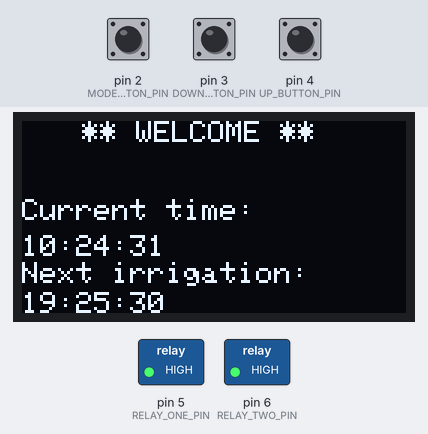
The sketch below on a simulated Arduino Uno, built with avr-gcc and run on an emulated ATmega328P. Parts: 128×64 one-colour display, switched loads named in the sketch (green lamp = pin HIGH). The test bench sets the inputs (shaded band); at power-on: pin 2 (MODE_BUTTON_PIN) HIGH, pin 3 (DOWN_BUTTON_PIN) HIGH, pin 4 (UP_BUTTON_PIN) HIGH. The display library's start-up logo is not drawn; the local clock reads 2024-03-15 10:24:30 at power-on unless the sketch sets it. At 6.5 s the program stops and its outputs stay as they are.

Above: at 1.1 s.
At 2.2 s:
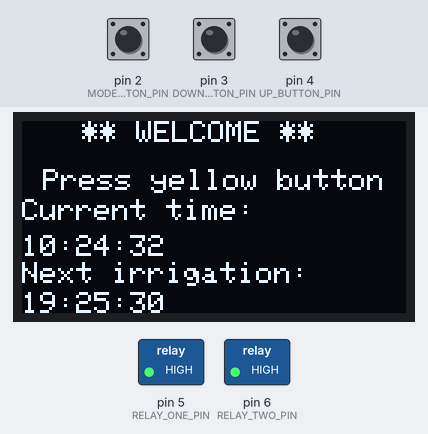
2.3 s: pin 2 (MODE_BUTTON_PIN) pulled LOW for 0.15 s
At 3.1 s:
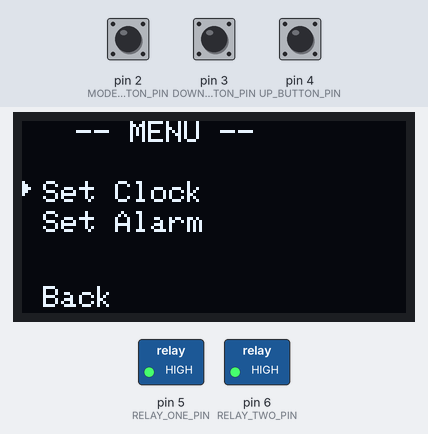
3.9 s: pin 2 (MODE_BUTTON_PIN) pulled LOW for 1 s
At 4.8 s:
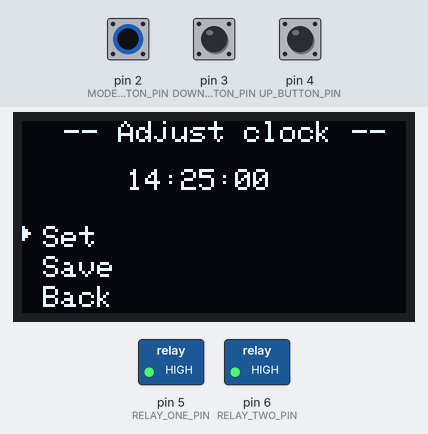
6.4 s: pin 2 (MODE_BUTTON_PIN) pulled LOW for 0.15 s
Timing chart, 0 to 8.0 s (numbered marks = the images above; inputs shaded):
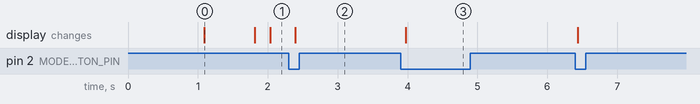

Measured:
- after the input at 2.3 s, the display: changes after 0.10 s (image 2)
- after the input at 3.9 s, the display: changes after 0.08 s (image 3)
- what the display in image 0 shows lasts 0.7 s, from 1.1 s to 1.8 s

The sketch:

v3-copy.ino
```cpp
/***
 * author: Daniel Braga
 * refs:
 * progmem: https://arduino-esp8266.readthedocs.io/en/latest/PROGMEM.html
 * https://www.arduino.cc/reference/pt/language/variables/utilities/progmem/
 * rtc: https://github.com/adafruit/RTClib
 * am/pm:
 * https://forum.arduino.cc/t/how-to-get-ds1307-hour-in-am-pm-format-easily/22102
 */
#include <Adafruit_GFX.h>
#include <Adafruit_SSD1306.h>
#include <ButtonDebounce.h>
#include <EEPROM.h>
// #include <SPI.h>
#include <Wire.h>

#include "RTClib.h"  // https://github.com/adafruit/RTClib

#define OLED_ADDRESS 0x3C  // OLED address
#define SCREEN_WIDTH 128   // OLED display width in pixels
#define SCREEN_HEIGHT 64   // OLED display height in pixels
#define OLED_RESET -1      // Reset pin (or -1 if sharing Arduino reset pin)
#define MODE_BUTTON_PIN 2
#define DOWN_BUTTON_PIN 3
#define UP_BUTTON_PIN 4
#define RELAY_ONE_PIN 5
#define RELAY_TWO_PIN 6
#define INTERVAL_TIME_DATE 1000  // interval ms

RTC_DS1307 rtc;
Adafruit_SSD1306 display(SCREEN_WIDTH, SCREEN_HEIGHT, &Wire, OLED_RESET);
ButtonDebounce btnDebounce;

// cursor drawing for changes
const unsigned char topArrow[] PROGMEM = {0x20, 0x70, 0xf8};
const unsigned char bottomArrow[] PROGMEM = {0xf8, 0x70, 0x20};
const unsigned char sideArrow[] PROGMEM = {0x80, 0xc0, 0xe0, 0xc0, 0x80};

// Days of week pt-br
// const char daysOfTheWeek0[] PROGMEM = "DOM";
// const char daysOfTheWeek1[] PROGMEM = "SEG";
// const char daysOfTheWeek2[] PROGMEM = "TER";
// const char daysOfTheWeek3[] PROGMEM = "QUA";
// const char daysOfTheWeek4[] PROGMEM = "QUI";
// const char daysOfTheWeek5[] PROGMEM = "SEX";
// const char daysOfTheWeek6[] PROGMEM = "SAB";

// const char daysOfTheWeek[7][12] = {
//     daysOfTheWeek0, daysOfTheWeek1, daysOfTheWeek2, daysOfTheWeek3,
//     daysOfTheWeek4, daysOfTheWeek5, daysOfTheWeek6,
// };
// Relay
const int RELAY_PINS[] PROGMEM = {RELAY_ONE_PIN, RELAY_TWO_PIN};
const int NUM_RELAY PROGMEM = sizeof(RELAY_PINS) / sizeof(RELAY_PINS[0]);

// buttons debounce config
const int BUTTON_PINS[] PROGMEM = {
    MODE_BUTTON_PIN,
    DOWN_BUTTON_PIN,
    UP_BUTTON_PIN,
};
const int NUM_BUTTONS PROGMEM = sizeof(BUTTON_PINS) / sizeof(BUTTON_PINS[0]);
const int DEBOUNCE_DELAY = 50;
int buttonStates[NUM_BUTTONS];
int lastButtonStates[NUM_BUTTONS];
unsigned long lastDebounceTimes[NUM_BUTTONS];

// buttons
byte btnMode, btnUp, btnDown;
bool ButtonMode;
bool ButtonUP;
bool ButtonDown;

// Date config vars
int day, month, year, hour24, hour12, minute, second, dtw;
char hoursStr[3];
char minuteStr[3];
char secondStr[3];
int hr24;
char st[2];

// menu config
byte menuOptionCount = 0;
byte selectOption = 0;
bool mainMenu = false;
bool clockMenu = false;
bool setHour = false;
bool setMin = false;

// update Time and Date
unsigned long prevGetTimeDate = 0;  // store last time was updated

// blink mode
unsigned long previousMillis = 0;
const unsigned long blinkInterval = 700;
bool isBlinking = false;

void setup() {
  Serial.begin(9600);
  // Push buttons start
  for (int i = 0; i < NUM_BUTTONS; i++) {
    pinMode(BUTTON_PINS[i], INPUT_PULLUP);
  }
  // Relay modules
  for (int i = 0; i < NUM_RELAY; i++) {
    pinMode(RELAY_PINS[i], OUTPUT);
    digitalWrite(RELAY_PINS[i], HIGH);
  }

  // find rtc begin module
  if (!rtc.begin()) {
    Serial.println(F("Couldn't find RTC"));
    while (1)
      ;  //--> Don't proceed, loop forever
  }

  if (!rtc.isrunning()) {
    Serial.println(F("RTC is NOT running!"));
    // Set the time and date based on your computer time and date
    // rtc.adjust(DateTime(F(__DATE__), F(__TIME__)));
    // This manual set date: DateTime(YEAR, MONTH, DAY, HOUR, MINUTE, SECONDS)
    // rtc.adjust(DateTime(2023, 6, 17, 18, 20, 0));
  }

  if (!display.begin(SSD1306_SWITCHCAPVCC, OLED_ADDRESS)) {
    Serial.println(F("SSD1306 allocation failed"));
    for (;;)
      ;  //--> Don't proceed, loop forever
  }
  display.display();
  delay(1000);
}

void loop() {
  readyButton();
  unsigned long currentMillis = millis();
  if (currentMillis - previousMillis >= blinkInterval) {
    previousMillis = currentMillis;
    isBlinking = !isBlinking;
  }

  // display menu and select options
  if (mainMenu == false) {
    btnDebounce.runFnDebounce(btnMode, &lastButtonStates[0], &buttonStates[0],
                              DEBOUNCE_DELAY, &lastDebounceTimes[0],
                              modeFnDebounce);
    initialDisplay();
  }

  // menu clock or alarm
  while (mainMenu == true) {
    readyButton();
    switch (menuOptionCount) {
      case 1:  // clock
        menu(menuOptionCount);
        break;
      case 2:  // alarm
        menu(menuOptionCount);
        break;
      case 3:  // back option
        menu(menuOptionCount);
        break;
      default:
        initialDisplay();
        break;
    }
    // debounce buttons
    btnDebounce.runFnDebounce(btnMode, &lastButtonStates[0], &buttonStates[0],
                              DEBOUNCE_DELAY, &lastDebounceTimes[0],
                              modeMenuDebounce);

    btnDebounce.runFnDebounce(btnDown, &lastButtonStates[1], &buttonStates[1],
                              DEBOUNCE_DELAY, &lastDebounceTimes[1],
                              downFnDebounce);

    btnDebounce.runFnDebounce(btnUp, &lastButtonStates[2], &buttonStates[2],
                              DEBOUNCE_DELAY, &lastDebounceTimes[2],
                              upFnDebounce);
    display.display();
  }  // eof menu stat true

  // selected adjust clock
  while (clockMenu) {
    readyButton();
    switch (menuOptionCount) {
      case 1:  // set
        menuSetClock(menuOptionCount);
        break;
      case 2:  // save
        menuSetClock(menuOptionCount);
        break;
      case 3:  // back
        menuSetClock(menuOptionCount);
        break;
      default:
        break;
    }

    btnDebounce.runFnDebounce(btnMode, &lastButtonStates[0], &buttonStates[0],
                              DEBOUNCE_DELAY, &lastDebounceTimes[0],
                              modeAdjustClockDebounce);

    btnDebounce.runFnDebounce(btnDown, &lastButtonStates[1], &buttonStates[1],
                              DEBOUNCE_DELAY, &lastDebounceTimes[1],
                              downFnDebounce);

    btnDebounce.runFnDebounce(btnUp, &lastButtonStates[2], &buttonStates[2],
                              DEBOUNCE_DELAY, &lastDebounceTimes[2],
                              upFnDebounce);
    // set hour config
    while (setHour) {
      // TODO: blink arrow for option
      if (menuOptionCount == 1) {
        display.drawBitmap(39, 25, topArrow, 5, 3, WHITE);  // hour set cursor
      }
      if (menuOptionCount == 2) {
        display.drawBitmap(56, 25, topArrow, 5, 3, WHITE);  // min set cursor
      }
      display.display();
    }  // eof set hour config

    // set min config
    while (setMin) {
      // TODO: blink arrow for option
      display.drawBitmap(56, 25, topArrow, 5, 3, WHITE);  // min set cursor
      display.display();
    }  // eof set hour config

    display.display();
  }  // eof config clock

}  // eof

// role modeBtn for initial screen
void modeFnDebounce() {
  buttonStates[0] = btnMode;
  if (buttonStates[0] == LOW && mainMenu == false) {
    mainMenu = true;
    menuOptionCount = 1;
    display.drawBitmap(80, 56, bottomArrow, 3, 5, WHITE);
  }
}

// role modeBtn for menu screen
void modeMenuDebounce() {
  buttonStates[0] = btnMode;
  // to first option selected
  if (buttonStates[0] == LOW && menuOptionCount == 1) {
    clockMenu = true;
    mainMenu = false;
  }

  if (buttonStates[0] == LOW && menuOptionCount == 2) {
    // TODO: set alarm screen
    clockMenu = true;
    mainMenu = false;
  }
  if (buttonStates[0] == LOW && menuOptionCount == 3) {
    menuOptionCount = 0;
    mainMenu = false;
  }
}

// role modeBtn for clock screen
void modeAdjustClockDebounce() {
  buttonStates[0] = btnMode;
  // set hour
  if (buttonStates[0] == LOW && menuOptionCount == 1) {
    setHour = true;
  }
  // save
  if (buttonStates[0] == LOW && menuOptionCount == 2) {
  }
  // back
  if (buttonStates[0] == LOW && menuOptionCount == 3) {
    menuOptionCount = 1;
    clockMenu = false;
    mainMenu = true;
  }
}

void upFnDebounce() {
  buttonStates[2] = btnUp;
  if (buttonStates[2] == LOW) {
    menuOptionCount--;
    if (menuOptionCount < 1) menuOptionCount = 3;
  }
}

void downFnDebounce() {
  buttonStates[1] = btnDown;
  if (buttonStates[1] == LOW) {
    menuOptionCount++;
    if (menuOptionCount > 3) menuOptionCount = 1;
  }
}

void readyButton() {
  btnMode = digitalRead(MODE_BUTTON_PIN);
  btnUp = digitalRead(UP_BUTTON_PIN);
  btnDown = digitalRead(DOWN_BUTTON_PIN);
}

void getDateTime(bool isClear, int x, int y) {
  if (isClear) {
    clearDisplay();
  }
  DateTime now = rtc.now();
  display.setCursor(x, y);
  hour24 = (now.hour() + 1) % 24;
  sprintf(hoursStr, "%02d", now.hour());
  display.print(hoursStr);
  display.print(":");
  minute = (now.minute() + 59) % 60;
  sprintf(minuteStr, "%02d", now.minute());
  display.print(minuteStr);
  display.print(":");
  second = (now.second() + 59) % 60;
  sprintf(secondStr, "%02d", now.second());
  display.print(secondStr);
}

void menu(byte selectOption) {
  menuConfigDisplay();
  switch (selectOption) {
    case 1:  // clock adjust
      display.drawBitmap(0, 20, sideArrow, 3, 5, WHITE);
      break;
    case 2:  // alarm adjust
      display.drawBitmap(0, 30, sideArrow, 3, 5, WHITE);
      break;
    case 3:  // back option
      display.drawBitmap(0, 55, sideArrow, 3, 5, WHITE);
      break;
    default:
      selectOption = 0;
      break;
  }
}

void initialDisplay() {
  unsigned long currentMillis = millis();
  if (currentMillis - previousMillis >= blinkInterval) {
    previousMillis = currentMillis;
    isBlinking = !isBlinking;
  }
  clearDisplay();  // clear display

  display.setCursor(20, 0);
  display.print("** WELCOME **");

  display.setCursor(7, 16);
  if (!isBlinking) {
    display.print("Press yellow button");
  }
  display.setCursor(0, 26);
  display.print("Current time:");
  getDateTime(false, 0, 38);
  display.setCursor(0, 47);
  display.print("Next irrigation:");
  display.setCursor(0, 57);
  display.print("19:25:30");
  display.display();
}

void menuSetClock(byte selectOption) {
  adjustClockDisplay();
  switch (selectOption) {
    case 1:  // set
      display.drawBitmap(0, 35, sideArrow, 3, 5, WHITE);
      break;
    case 2:  // save
      display.drawBitmap(0, 45, sideArrow, 3, 5, WHITE);
      break;
    case 3:  // back option
      display.drawBitmap(0, 55, sideArrow, 3, 5, WHITE);
      break;
    default:
      selectOption = 0;
      break;
  }
}

void adjustClockDisplay() {
  clearDisplay();

  display.setCursor(14, 0);
  display.print("-- Adjust clock --");

  display.setCursor(35, 16);
  display.print("14:25:00");

  // display.drawBitmap(39, 25, topArrow, 5, 3, WHITE);  // hour set cursor
  // display.drawBitmap(56, 25, topArrow, 5, 3, WHITE); // min set cursor
  // display.setCursor(35, 16);

  display.setCursor(7, 35);
  display.print("Set");

  display.setCursor(7, 45);
  display.print("Save");

  display.setCursor(7, 55);
  display.print("Back");
}

void menuConfigDisplay() {
  clearDisplay();

  display.setCursor(18, 0);
  display.print("-- MENU --");

  display.setCursor(7, 20);
  display.print("Set Clock");

  display.setCursor(7, 30);
  display.print("Set Alarm");

  display.setCursor(7, 55);
  display.print("Back");
}

void clearDisplay() {
  display.clearDisplay();
  display.setTextSize(1);
  display.setTextColor(WHITE);
  // display.display();
}
```

ButtonDebounce.h
```cpp
// (licence header left out)
#ifndef ButtonDebounce_h
#define ButtonDebounce_h

#include <Arduino.h>

class ButtonDebounce {
 public:
  ButtonDebounce();
  void runFnDebounce(int reading, int* lastBtnState, int* btnState,
                     unsigned long* lastDebounce, int delay, void (*fn)());
};

#endif
```
